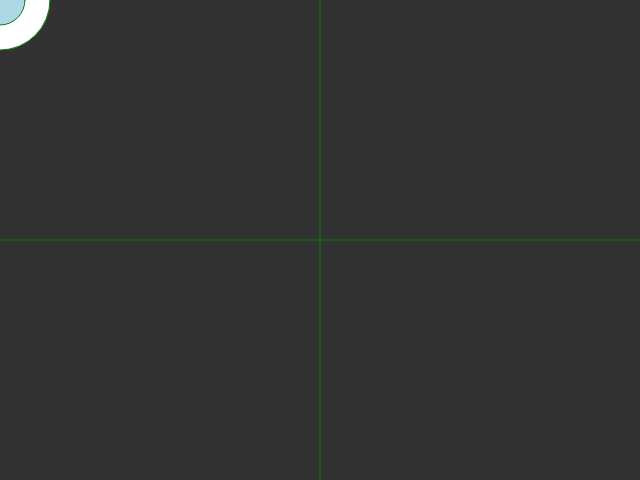
Frame 1 (no input)
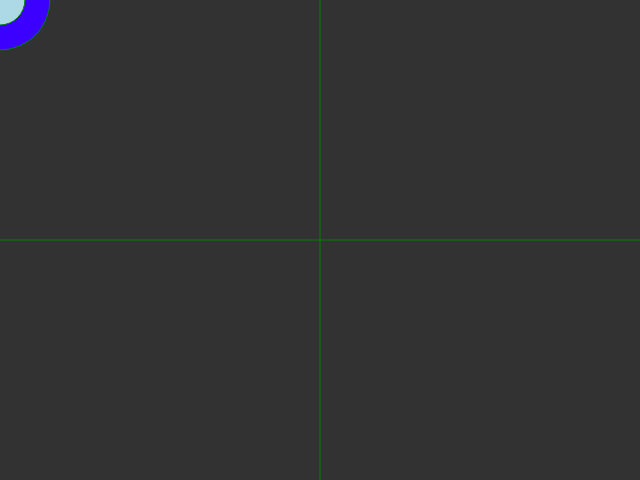
Frame 60 (no input)
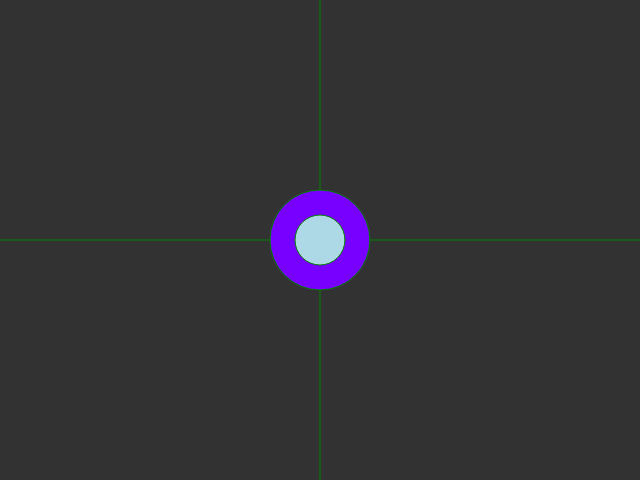
Frame 120 (the mouse pressed at the canvas centre since frame 60)

The p5.js sketch that drew these frames (run headless with seeded random() and noise() and a simulated clock; from frame 60 on, the mouse is pressed at the canvas centre):

// p5.js sketch
// ── sketch.js
//systemVariables
function setup() {
    createCanvas(640, 480);
}
   
function draw() {
    background(50);
    
    /*draw a grid */
    stroke("green");
    line(0, height/2, width, height/2);
    line(width/2, 0, width/2, height);
    
    ellipse(mouseX, mouseY, 100,100);
    
    fill("lightblue");
    ellipse(pmouseX, pmouseY, 50, 50);
    
    if (mouseX < width/2) {
        fill ("blue");
    }else{ 
        fill("red");
    }
    
    if (frameCount < width/2){
        ellipseWidth = frameCount;
    } else{ 
        elipseWidth = 0;
    }
    
    fill(frameCount, 0, 255);
    
    console.log(frameCount);
    fill (frameCount, 0, 255);
    
    
    
    
}
